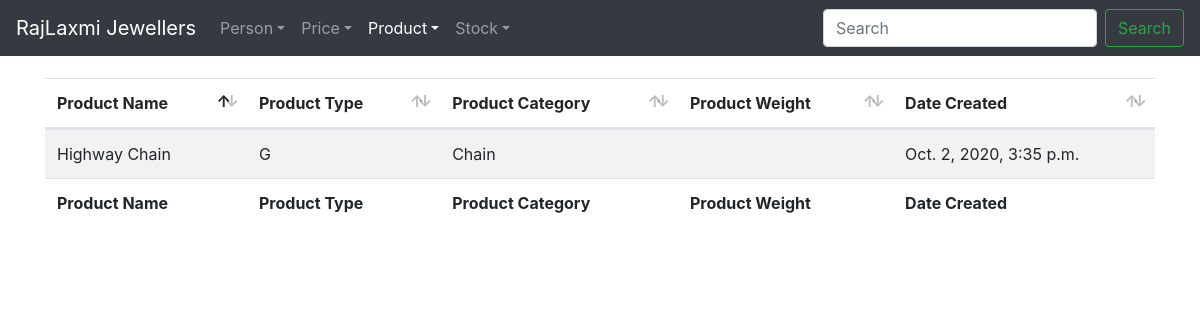
/product/detail/11/, run on the app's committed database.
### product/models.py (models this page shows, shortened)
class Product(models.Model):
	p_type = [("G", "Gold"), ("S", "Silver"), ("O", "Other")]
	p_specification = [("F", "FeMale"), ("M", "Male"), ("O", "Other"), ]
	p_name = RegexValidator(regex="^([A-Za-z0-9\-\ ]+)$",
							message="Only Letters, Numbers and Hyphen(-) Allowed")
	product_name = models.CharField(max_length=50, unique=True,
									validators=[p_name,
									MinLengthValidator(limit_value=3),
									MaxLengthValidator(limit_value=50), ])
	product_type = models.CharField(max_length=1, choices=p_type)
	product_category = models.ForeignKey(ProductCategory,
										 on_delete=models.PROTECT)
	product_specification = models.CharField(max_length=1, choices=p_specification, )
	product_gross_weight = models.DecimalField(max_digits=21, decimal_places=3, )
	product_other_weight = models.DecimalField(max_digits=21, decimal_places=3, )
	product_net_weight = models.DecimalField(max_digits=21, decimal_places=3, )
	product_seller = models.CharField(max_length=50,
										validators=[p_name,
										MinLengthValidator(limit_value=3),
										MaxLengthValidator(limit_value=50), ])
	product_labour = models.DecimalField(max_digits=21, decimal_places=2, )
	product_other_charge_diamond = models.DecimalField(max_digits=21, decimal_places=2, )
	product_other_charge_rodium = models.DecimalField(max_digits=21, decimal_places=2, )
	product_other_charge_pearl = models.DecimalField(max_digits=21, decimal_places=2, )
	product_measurement = models.DecimalField(max_digits=21, decimal_places=2, )
	date_added = models.DateTimeField(auto_now_add=True)

class ProductCategory(models.Model):
	p_category = RegexValidator(regex="^([A-Za-z0-9\-\ ]+)$",
								message="Only Letters, Numbers and Hyphen(-) Allowed")
	product_category = models.CharField(max_length=50, unique=True,
										validators=[p_category,
													MinLengthValidator(limit_value=3),
													MaxLengthValidator(limit_value=50), ])
	date_added = models.DateTimeField(auto_now_add=True)
	def __str__(self):
		return f"{self.product_category}"

### product/views.py (the view)
# urls.py: path("detail/<int:pk>/", DetailProductView.as_view(), name="product-detail"),
class DetailProductView(DetailView):
	model = Product

### product/templates/product/product_detail.html (shortened to what this page needs)
{% extends "base.html" %}
{% block content %}
<table id="product_table" class="table table-hover table-striped" style="width:100%">
	<thead>
		<tr>
			<th>Product Name</th>
			<th>Product Type</th>
			<th>Product Category</th>
			<th>Product Weight</th>
			<th>Date Created</th>
		</tr>
	</thead>
	<tbody>
			<tr>
				<td>{{ product.product_name }}</td>
				<td>{{ product.product_type }}</td>
				<td>{{ product.product_category }}</td>
				<td>{{ product.product_weight }}</td>
				<td>{{ product.date_added }}</td>
			</tr>
	</tbody>
	<tfoot>
		<tr>
			<th>Product Name</th>
			<th>Product Type</th>
			<th>Product Category</th>
			<th>Product Weight</th>
			<th>Date Created</th>
		</tr>
	</tfoot>
</table>
{% endblock content %}

### data on the page
Product: product_name "Highway Chain", product_type "G", product_category "Chain", date_added "Oct. 2, 2020, 3:35 p.m."
